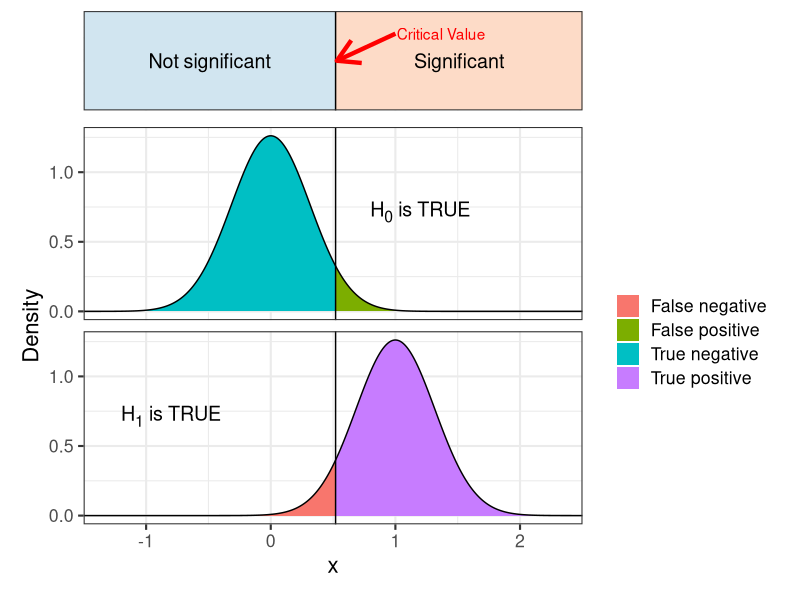
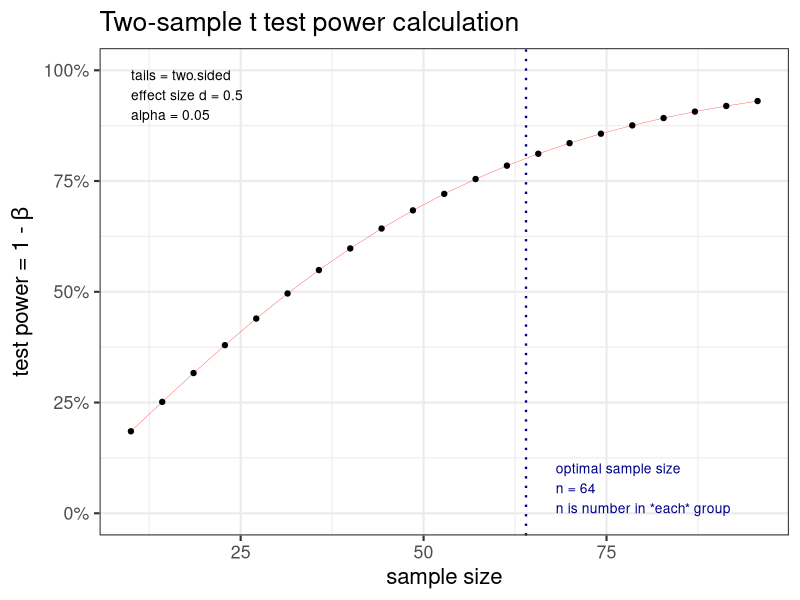
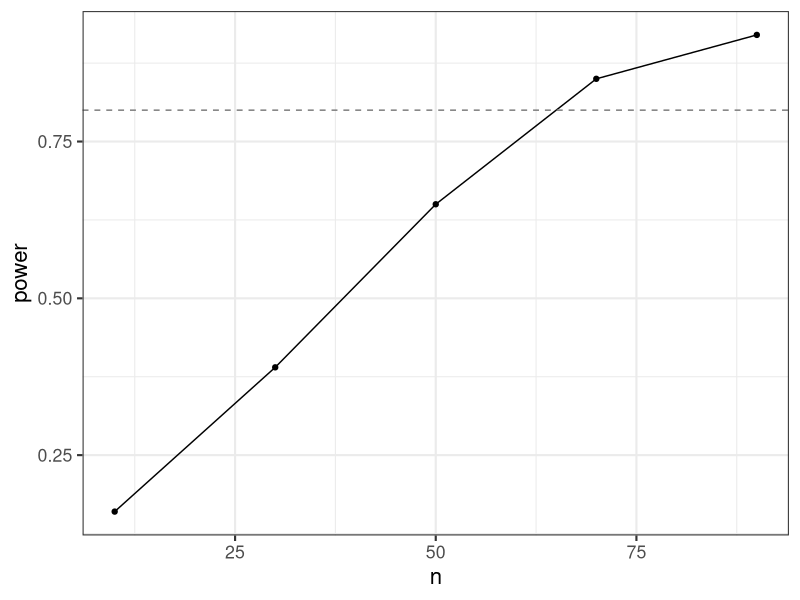
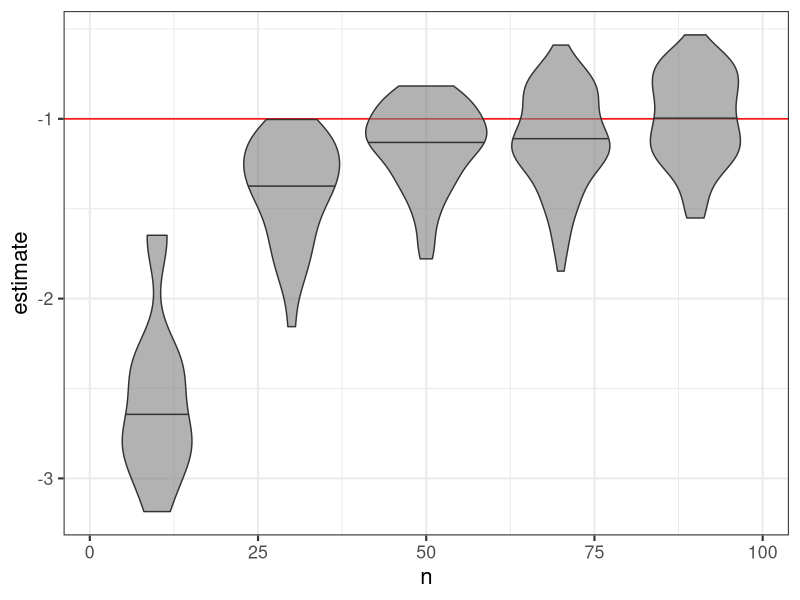
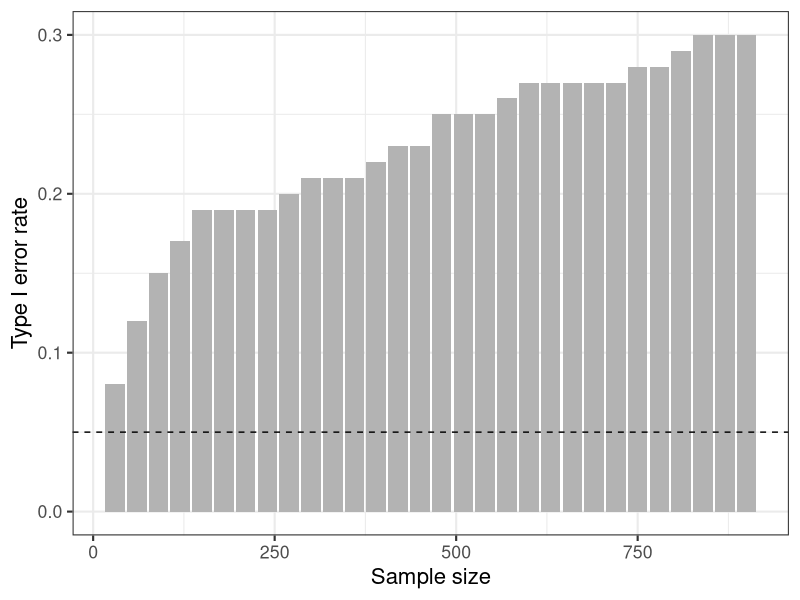

The R script that drew these images, in order:
## ---- chunk 1
library("tidyverse")
theme_set(theme_bw(base_size = 16))
set.seed(42) # for reproducibility
## ---- chunk 2
library(tidyverse)
library(patchwork)

n <- 10
alpha <- 0.05
delta <- 1
sd <- 1
mx <- 2.5
mn <- -1.5

crit <- qnorm(alpha, mean = 0, sd = sd/sqrt(n), lower.tail = FALSE)

H0 <- tibble(x = seq(mn, mx, length = 1001), 
       y = dnorm(x = x, mean = 0, sd = sd / sqrt(n)), 
       what = if_else(x < crit, true = "True negative", false = "False positive"))

H1 <- tibble(x = seq(mn, mx, length = 1001), 
       y = dnorm(x = x, mean = delta, sd = sd / sqrt(n)), 
       what = if_else(x > crit, true = "True positive", false = "False negative"))
  
H <- bind_rows(`H[0]` = H0, 
          `H[1]` = H1, 
          .id = "Hypothesis")

top <- ggplot() +
  geom_rect(aes(xmin  = xmin, xmax = xmax, ymin = -Inf, ymax = Inf, fill = I(fill)), 
            data = tibble(xmin = c(mn, crit), xmax = c(crit, mx), fill = c("#D1E5F0", "#FDDBC7"))) +
  geom_text(aes(x = x, y = 0.5, label = label), tibble(x = c((mn + crit)/2, (mx + crit)/2), label = c("Not significant", "Significant")), size = 5) +
  geom_vline(aes(xintercept = crit)) +
    geom_text(
      aes(y = y, x = x, label = label), 
      data = tibble(x= 1, y = 0.8, label = "Critical Value", Hypothesis = "H[0]" ), 
      inherit.aes = FALSE, hjust = "left", nudge_x = 0.01, colour = "red") +
  geom_segment(
    aes(x = x, xend = xend, y = y, yend = yend),
    tibble(x = 1, xend = crit + 0.01, y = .8, yend = 0.5, Hypothesis = "H[0]"), 
    size = 1.5, colour = "red", arrow = arrow(),  inherit.aes = FALSE)  +
  theme(axis.title = element_blank(), 
        axis.text = element_blank(), 
        axis.ticks = element_blank(), 
        plot.margin = unit(c(0, 0, 0, 0), units = "mm")) +
  ylim(0, 1) +
  scale_x_continuous(expand = c(0, 0))

main <- ggplot(H, mapping = aes(x = x, y = y, fill = what)) + 
  geom_area() +
  geom_line(aes(group = 1)) +
  geom_vline(aes(xintercept = crit)) +
  ggtext::geom_richtext(
    mapping = aes(x = x, y = y, label = label), 
    data = tibble(x = c(1.2, -0.8), y = 0.7, label = c("H<sub>0</sub> is TRUE", "H<sub>1</sub> is TRUE"), Hypothesis = c("H[0]", "H[1]")),
    inherit.aes = FALSE, fill = NA, label.color = NA, size = 5) +
  facet_wrap(~ Hypothesis, ncol = 1, labeller = label_parsed, strip.position = "right") +
  labs(x = "x", y = "Density", linetype = "", fill = "") +
  theme(
    strip.background = element_blank(),
    strip.text = element_blank()) +
  scale_x_continuous(expand = c(0, 0))

top / main + plot_layout(heights = c(1, 4))
## ---- chunk 3
library("pwr")
pow <- pwr.t.test(d = 0.5, sig.level = 0.05, power = 0.8)
pow
## ---- chunk 4
plot(pow)
## ---- chunk 5

# data info
n <- 30 #number observations in each group
delta <- 1 # difference between means
sd <- 2 # standard deviation

# simulate means
mu <- rep(c(0, delta), each = n)

# add noise
y <- mu + rnorm(length(mu), sd = sd)

# predictor
x <- factor(rep(c("A", "B"), each = n))

# run test
test <- t.test(y ~ x)
## ---- chunk 6
test

broom::glance(test)
## ---- chunk 7
sim_t_test <- function(n, delta, sd, ...){
  # simulate means
  mu <- rep(c(0, delta), each = n)
  # add noise
  y <- mu + rnorm(length(mu), sd = sd)
  # predictor
  x <- factor(rep(c("A", "B"), each = n))
  
  # run test
  test <- t.test(y ~ x)
  broom::glance(test) |> mutate(n = n, delta = delta, sd = sd)
}

sim_t_test(n = 30, delta = 1, sd = 2)

## ---- chunk 8
nrep = 100

n <- rep(seq(10, 100, 20), each = nrep)

runs <- n |> 
  map(\(x)sim_t_test(n = x, delta = 1, sd = 2)) |> 
  list_rbind() |> 
  mutate(sig = p.value <= 0.05)

p <- runs  |> 
  group_by(n) |> 
  summarise(power = mean(sig)) |> 
  ggplot(aes(x = n, y = power)) +
  geom_line() +
  geom_point()
## ---- chunk 9
p + geom_hline(yintercept = 0.8, linetype = "dashed", colour = "grey50")
## ---- chunk 10
runs |> 
  filter(sig) |> 
  ggplot(aes(x = n, y = estimate, group = n)) +
  geom_hline(yintercept = -1, colour = "red") +
  geom_violin(draw_quantiles = 0.5, fill = "grey50", alpha = 0.6)

## ---- chunk 11
#| echo: false
 
set.seed(119)
n_experiments <- 100
step_size <- 30
n_steps <- 30
steps <- seq(step_size, by = step_size, length.out = n_steps)

sim <- map(seq_len(n_experiments), \(i){
 x <- rnorm(n = step_size * n_steps) 
 y <- rnorm(n = step_size * n_steps)
 res <- steps |> 
   map(\(step) {
   p <- t.test(x[1:step], y[1:step])$p.value
   c(i = i, step = step, p = p)
 }) |> 
   bind_rows()
 if(any(res$p < 0.05)) {
   first_sig <- which(res$p < 0.05)[1]
   res <- res[1:first_sig, ]
 }
 res
}) |> 
  list_rbind()


sim |> group_by(step) |> 
  summarise(n = sum(p < 0.05), .groups = "drop") |> 
  mutate(n2 = cumsum(n)/n_experiments) |> 
  ggplot(aes(x = step, y = n2)) +
  geom_col(fill = "grey70") +
  geom_hline(yintercept = 0.05, linetype = "dashed") +
  labs(x = "Sample size", y = "Type I error rate")
  
